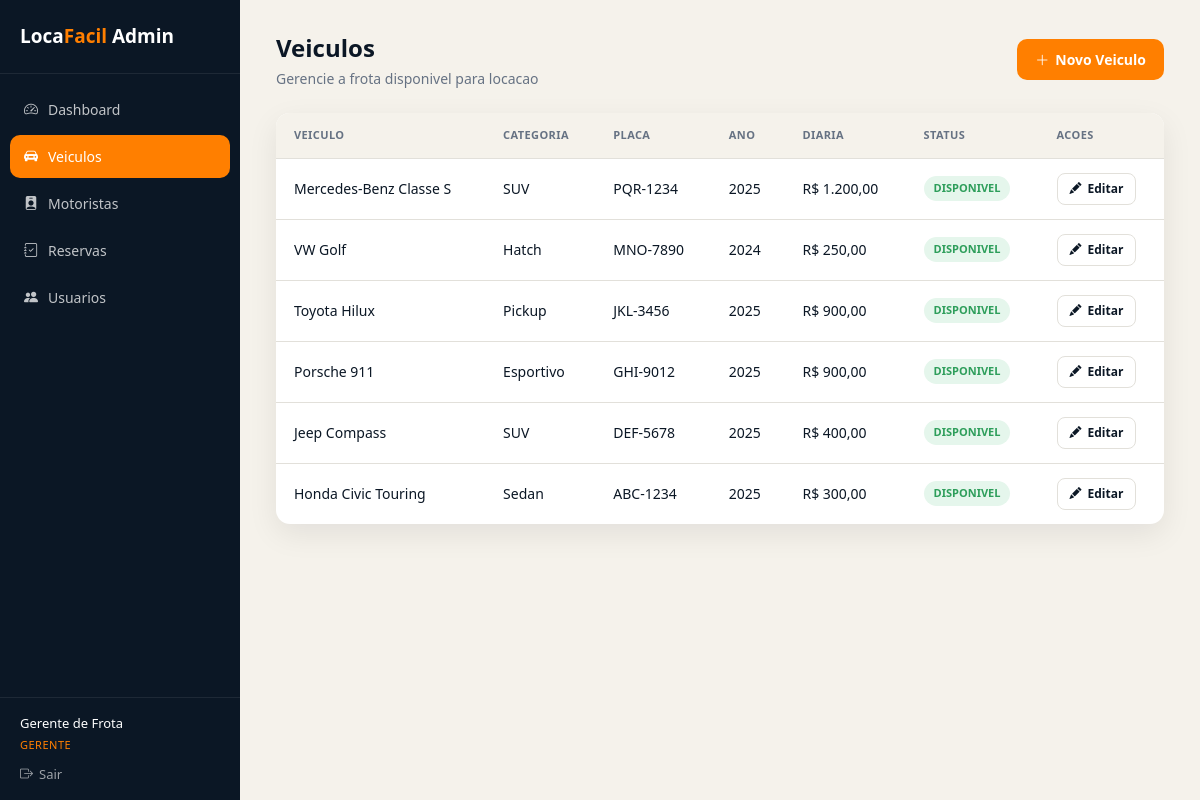
/admin/veiculos.php (signed in), run on the app's committed database.
### tables this page shows
CREATE TABLE IF NOT EXISTS veiculos (
    id INT AUTO_INCREMENT PRIMARY KEY,
    categoriaId INT NOT NULL,
    marca VARCHAR(80) NOT NULL,
    modelo VARCHAR(120) NOT NULL,
    placa VARCHAR(12) NOT NULL UNIQUE,
    ano INT NOT NULL,
    transmissao ENUM('automatico', 'manual') NOT NULL,
    combustivel ENUM('flex', 'gasolina', 'diesel', 'eletrico', 'hibrido') NOT NULL,
    passageiros INT NOT NULL,
    diaria DECIMAL(10, 2) NOT NULL,
    imagemUrl VARCHAR(500),
    descricao TEXT,
    status ENUM('disponivel', 'reservado', 'manutencao', 'inativo') DEFAULT 'disponivel' NOT NULL,
    createdAt TIMESTAMP DEFAULT CURRENT_TIMESTAMP,
    updatedAt TIMESTAMP DEFAULT CURRENT_TIMESTAMP ON UPDATE CURRENT_TIMESTAMP,
    FOREIGN KEY (categoriaId) REFERENCES categorias(id) ON DELETE RESTRICT ON UPDATE CASCADE,
    INDEX idx_categoria (categoriaId),
    INDEX idx_status (status)
);

CREATE TABLE IF NOT EXISTS categorias (
    id INT AUTO_INCREMENT PRIMARY KEY,
    nome VARCHAR(80) NOT NULL UNIQUE,
    slug VARCHAR(80) NOT NULL UNIQUE,
    descricao VARCHAR(300),
    ativa ENUM('sim', 'nao') DEFAULT 'sim' NOT NULL,
    createdAt TIMESTAMP DEFAULT CURRENT_TIMESTAMP,
    updatedAt TIMESTAMP DEFAULT CURRENT_TIMESTAMP ON UPDATE CURRENT_TIMESTAMP
);

### admin/includes/admin_auth.php (called while the page is built, shortened)
<?php
require_once __DIR__ . '/../../includes/db.php';
function getFuncionarioLogado() {
    return [
        'id' => $_SESSION['funcionario_id'],
        'nome' => $_SESSION['funcionario_nome'],
        'cargo' => $_SESSION['funcionario_cargo'],
    ];
}
function temPermissao($modulo, $acao) {
    global $pdo;
    $funcionario = getFuncionarioLogado();
    $colunas = [
        'ver' => 'pode_ver',
        'criar' => 'pode_criar',
        'editar' => 'pode_editar',
        'deletar' => 'pode_deletar',
    ];
    $coluna = $colunas[$acao];
    $stmt = $pdo->prepare("SELECT $coluna FROM funcionario_permissoes WHERE funcionarioId = ? AND modulo = ?");
    $stmt->execute([$funcionario['id'], $modulo]);
    $row = $stmt->fetch();
    return $row && (bool) $row[$coluna];
}
?>

### admin/veiculos.php (the view, shortened to what this page needs)
<?php
require_once __DIR__ . '/includes/admin_auth.php';
if (temPermissao('veiculos', 'criar')) {
    $acaoTopo = '<a href="veiculo_form.php" class="btn-primary"><i class="bi bi-plus-lg"></i> Novo Veiculo</a>';
}
$veiculos = $pdo->query("
    SELECT v.*, c.nome AS categoria_nome
    FROM veiculos v
    JOIN categorias c ON v.categoriaId = c.id
    ORDER BY v.id DESC
")->fetchAll();
require __DIR__ . '/includes/layout_topo.php';
?>
<div class="tabela-card">
    <?php if (empty($veiculos)): ?>
        <div class="sem-dados">Nenhum veiculo cadastrado ainda.</div>
    <?php else: ?>
    <table>
        <thead>
            <tr>
                <th>Veiculo</th>
                <th>Categoria</th>
                <th>Placa</th>
                <th>Ano</th>
                <th>Diaria</th>
                <th>Status</th>
                <th>Acoes</th>
            </tr>
        </thead>
        <tbody>
            <?php foreach ($veiculos as $v): ?>
            <tr>
                <td><?php echo htmlspecialchars($v['marca'] . ' ' . $v['modelo']); ?></td>
                <td><?php echo htmlspecialchars($v['categoria_nome']); ?></td>
                <td><?php echo htmlspecialchars($v['placa']); ?></td>
                <td><?php echo (int) $v['ano']; ?></td>
                <td>R$ <?php echo number_format($v['diaria'], 2, ',', '.'); ?></td>
                <td><span class="badge <?php echo $v['status'] === 'disponivel' ? 'ativo' : 'inativo'; ?>"><?php echo htmlspecialchars($v['status']); ?></span></td>
                <td>
                    <div class="acoes-tabela">
                        <?php if (temPermissao('veiculos', 'editar')): ?>
                            <a href="veiculo_form.php?id=<?php echo $v['id']; ?>" class="btn-secondary btn-sm"><i class="bi bi-pencil-fill"></i> Editar</a>
                        <?php endif; ?>
                    </div>
                </td>
            </tr>
            <?php endforeach; ?>
        </tbody>
    </table>
    <?php endif; ?>
</div>
<?php require __DIR__ . '/includes/layout_rodape.php'; ?>

### admin/css/admin.css (style rules this page uses)
* { margin: 0; padding: 0; box-sizing: border-box; }
:root { --primary: #ff7f00; --primary-dark: #e66e00; --dark: #0b1725; --dark-soft: #1a2a3e; --light: #f5f2eb; --white: #ffffff; --gray: #667283; --gray-light: #e2e0da; --danger: #d64545; --success: #2e9e5b; --shadow: 0 10px 30px rgba(7, 18, 30, 0.08); }
body { font-family: 'Segoe UI', Arial, sans-serif; background: var(--light); color: var(--dark); line-height: 1.5; }
a { text-decoration: none; color: inherit; }
.btn-primary, .btn-secondary, .btn-danger { display: inline-flex; align-items: center; gap: 6px; padding: 10px 18px; border-radius: 10px; border: none; cursor: pointer; font-size: 14px; font-weight: 600; transition: all 0.2s; }
.btn-primary { background: var(--primary); color: var(--white); }
.btn-secondary { background: var(--white); color: var(--dark); border: 1px solid var(--gray-light); }
.btn-sm { padding: 6px 12px; font-size: 12px; border-radius: 8px; }
.tabela-card { background: var(--white); border-radius: 14px; box-shadow: var(--shadow); overflow: hidden; }
table { width: 100%; border-collapse: collapse; }
thead { background: var(--light); }
th, td { text-align: left; padding: 14px 18px; font-size: 14px; border-bottom: 1px solid var(--gray-light); }
th { color: var(--gray); font-weight: 600; text-transform: uppercase; font-size: 11px; letter-spacing: 0.4px; }
tbody tr:last-child td { border-bottom: none; }
.acoes-tabela { display: flex; gap: 6px; flex-wrap: wrap; }
.badge { display: inline-block; padding: 4px 10px; border-radius: 20px; font-size: 11px; font-weight: 600; text-transform: uppercase; }
.badge.ativo { background: #e5f6ec; color: var(--success); }

### data on the page
veiculos: marca+modelo "Mercedes-Benz Classe S", categoriaId.nome "SUV", placa "PQR-1234", ano "2025", diaria "1.200,00", status "DISPONIVEL"
veiculos: marca+modelo "VW Golf", categoriaId.nome "Hatch", placa "MNO-7890", ano "2024", diaria "250,00", status "DISPONIVEL"
veiculos: marca+modelo "Toyota Hilux", categoriaId.nome "Pickup", placa "JKL-3456", ano "2025", diaria "900,00", status "DISPONIVEL"
veiculos: marca+modelo "Porsche 911", categoriaId.nome "Esportivo", placa "GHI-9012", ano "2025", diaria "900,00", status "DISPONIVEL"
veiculos: marca+modelo "Jeep Compass", categoriaId.nome "SUV", placa "DEF-5678", ano "2025", diaria "400,00", status "DISPONIVEL"
veiculos: marca+modelo "Honda Civic Touring", categoriaId.nome "Sedan", placa "ABC-1234", ano "2025", diaria "300,00", status "DISPONIVEL"

### other printed values
$funcionario['nome'] "Gerente de Frota"
$funcionario['cargo'] "GERENTE"
$tituloPagina "Veiculos"
$subtituloPagina "Gerencie a frota disponivel para locacao"
